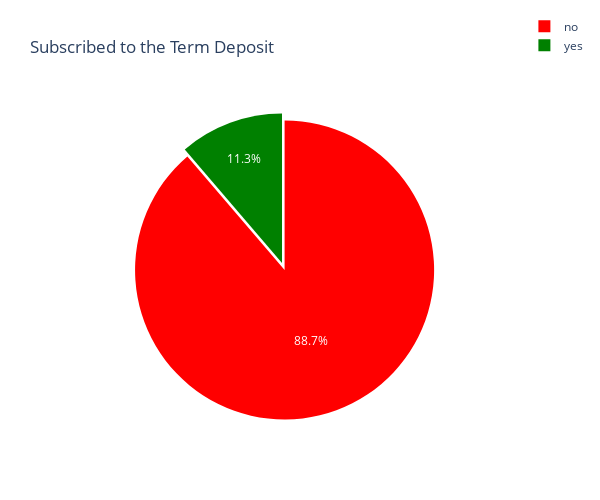

Here is the notebook cell this chart was saved with:
### Markdown cell above
### Exploratory Data Analysis (EDA)- Data Visualization

### Code cell
#Analysing the column ('y') visually - Yess and Nos

colors = ['Red', 'Green']
trace = pl.Pie(labels =target_count.index, values = target_count.values, pull= [0.05], marker=dict(colors=colors)) 

layout = pl.Layout(title = "Subscribed to the Term Deposit", height = 200, legend= dict(x=1.1, y=1.3))



fig = pl.Figure(data=[trace], layout = layout)

fig.update_layout(height=500, width=600)
fig.show()

### Figure 1 — Plotly figure (JSON) as saved in the notebook; plotly's stock layout.template omitted (floating-point values rounded to 4 significant figures)
{"data": [{"labels": ["no", "yes"], "marker": {"colors": ["Red", "Green"]}, "pull": [0.05], "type": "pie", "values": [36548, 4640]}], "layout": {"height": 500, "legend": {"x": 1.1, "y": 1.3}, "title": {"text": "Subscribed to the Term Deposit"}, "width": 600}}
